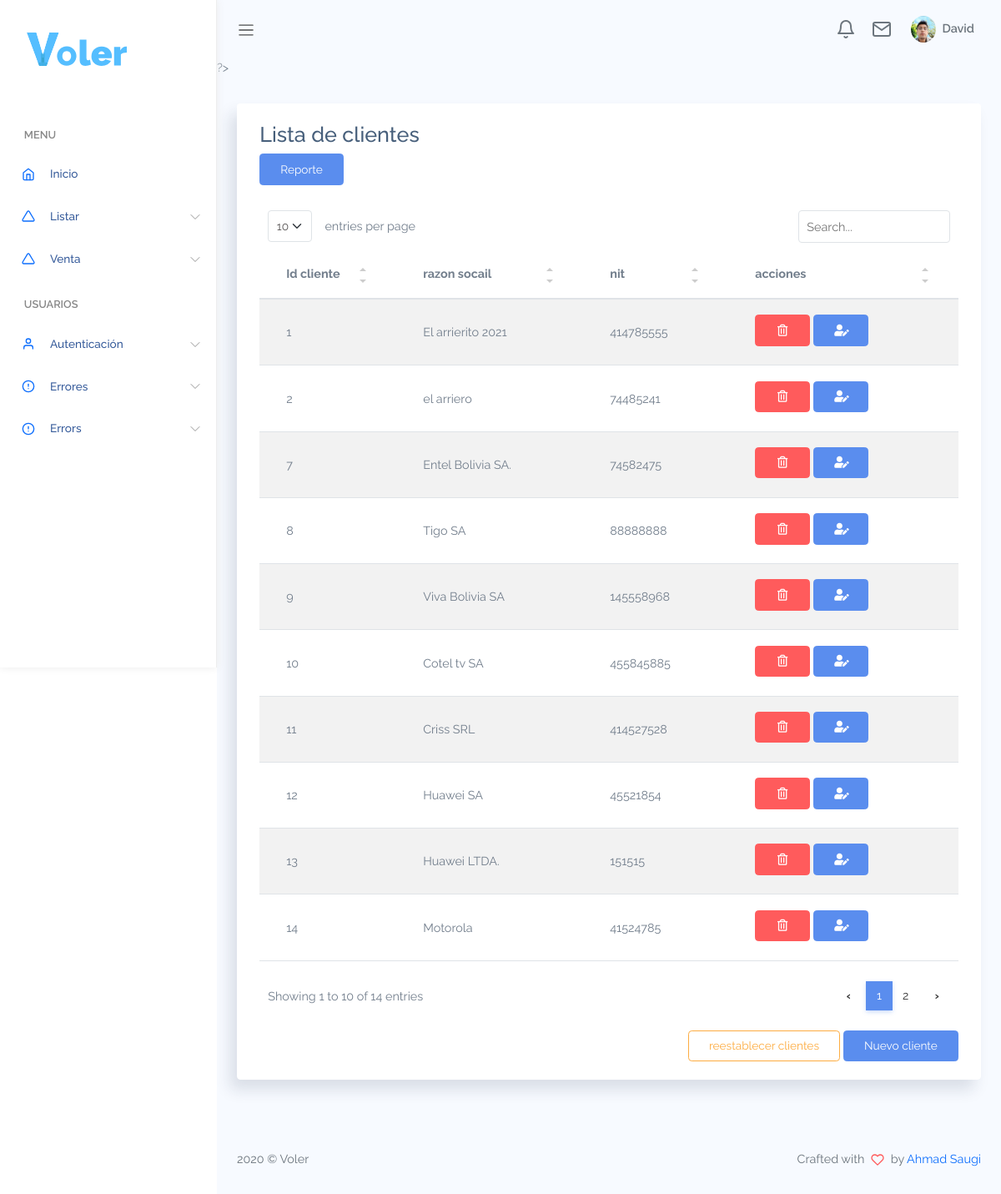
The app's page /listar/lista_clientes.php (signed in), older data.
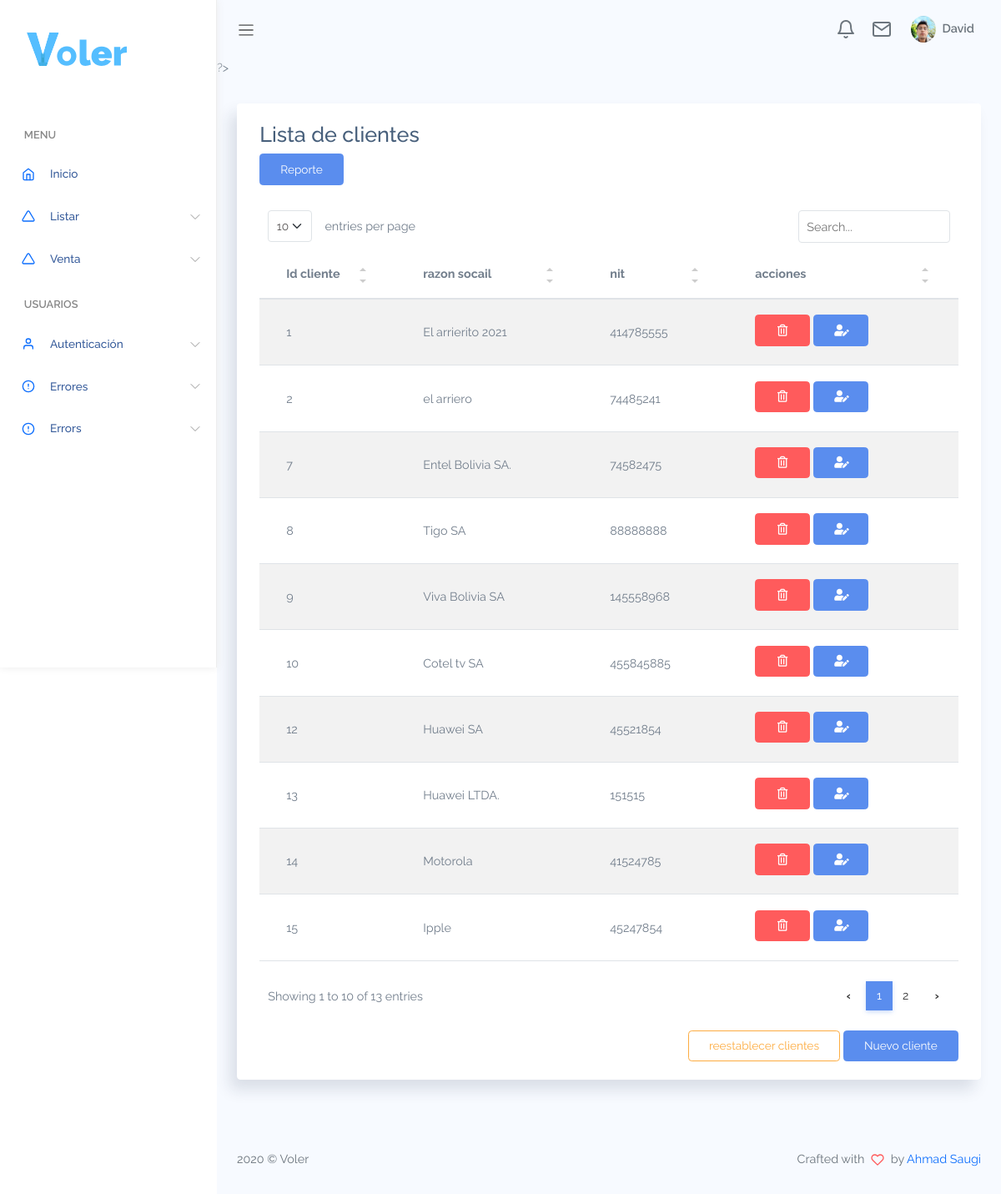
The same page, newer data.
### tables this page shows
CREATE TABLE `cliente` (
  `id_cliente` int unsigned NOT NULL AUTO_INCREMENT,
  `estado` char(2) NOT NULL DEFAULT '1',
  `razonsocial` varchar(100) DEFAULT NULL,
  `nit_cli` varchar(25) DEFAULT NULL,
  PRIMARY KEY (`id_cliente`)
);

### listar/lista_clientes.php (the view, shortened to what this page needs)
<?php
include('../bd/coneccion.php');
if($_SESSION['nivel']==1){
    include('../cuerpo/encabezado.php');
}else{
    if($_SESSION['nivel']==2){
        include('../cuerpo/encabezado2.php');
    }
}
?>
?>
<div class="main-content container-fluid">
    <section class="section">
        <div class="card">
            <div class="card-header">
                <h3>Lista de clientes</h3>
                <a href="../reportes/reporte_cliente.php" class="btn btn-primary">Reporte</a>
            </div>
            <div class="card-body">
                <table class='table table-striped' id="table1">
                    <thead>
                        <tr>
                            <th>Id cliente</th>
                            <th>razon socail</th>
                            <th>nit</th>
                            <th>acciones</th>
                        </tr>
                    </thead>
                    <tbody>
                        <?php
                        $consulta = "SELECT * FROM cliente WHERE estado=1";
                        $resultado = mysqli_query($conexion, $consulta);
                        $accion="../eliminar/eliminar_cliente.php";
                        while ($dato = mysqli_fetch_array($resultado)) {
                            $id = $dato['id_cliente'];
                            $nombre = $dato['razonsocial'];
                            $nit = $dato['nit_cli'];
                        ?>
                            <tr>
                                <td><?= $id ?></td>
                                <td><?= $nombre ?></td>
                                <td><?= $nit ?></td>
                                <td>
                                    <div class="btn-group">
                                        <?php include('../eliminar/modal_eliminar.php');$accion;?>
                                        <?php include('../modal_editar/modal_editar_cliente.php');?>
                                    </div>
                                </td>
                            </tr>
                        <?php
                        }
                        ?>
                    </tbody>
                </table>
                <div class="col-12 d-flex justify-content-end">
                    <?php include('../recuperar/modal_recuperar_cliente.php');?>
                    <a href="../registrar/registro_cliente.php" class="btn btn-primary">Nuevo cliente</a>
                </div>
            </div>
        </div>
    </section>
</div>
<?php include('../cuerpo/pie.php'); ?>

### eliminar/modal_eliminar.php (shortened to what this page needs)
<div class="mr-1 mb-1 d-inline-block">
    <a class="btn btn-danger" data-toggle="modal" data-target="#small<?php echo $id; ?>">
        <i class="far fa-trash-alt"></i>
    </a>
</div>

### modal_editar/modal_editar_cliente.php (shortened to what this page needs)
<div class="mr-1 mb-1 d-inline-block">
    <a class="btn btn-primary" data-toggle="modal" data-target="#inlineForm<?php echo $id; ?>">
        <i class="fas fa-user-edit"></i>
    </a>
</div>

Row changes from the older to the newer data that the page shows:
no longer on this page (row edited): cliente: id_cliente "11", razonsocial "Criss SRL", nit_cli "414527528"
now on this page (row unchanged): cliente: id_cliente "15", razonsocial "Ipple", nit_cli "45247854"
Text that changed along with them:
text written by a page script: "entries per page Showing 1 to 10 of 14 entries ‹ 1 2 ›" → "entries per page Showing 1 to 10 of 13 entries ‹ 1 2 ›"
